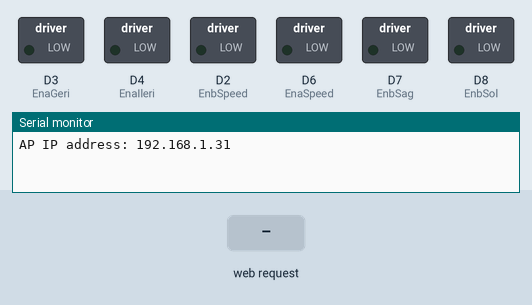
This sketch was run on a simulated ESP8266 (NodeMCU). On the bench: switched loads named in the sketch (green lamp = pin HIGH), the last lines printed to the serial monitor. The test bench sets the inputs (shaded band).

Above: at 1.2 s.
1.3 s: HTTP request GET /Left received
At 2.3 s:
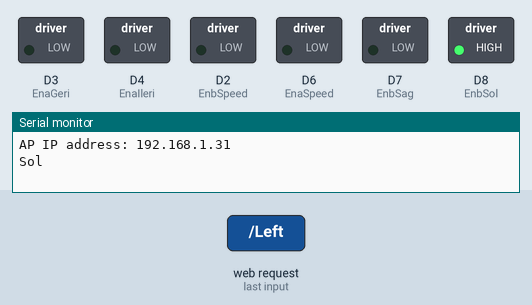
2.8 s: HTTP request GET /Right received
At 3.5 s:
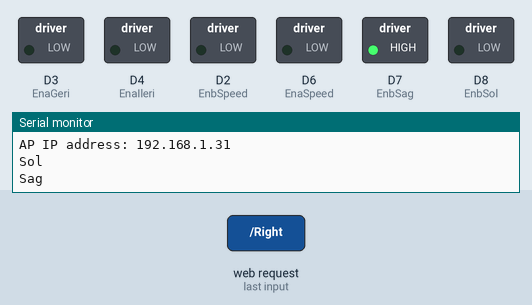
4.3 s: HTTP request GET /Forward received
At 4.6 s:
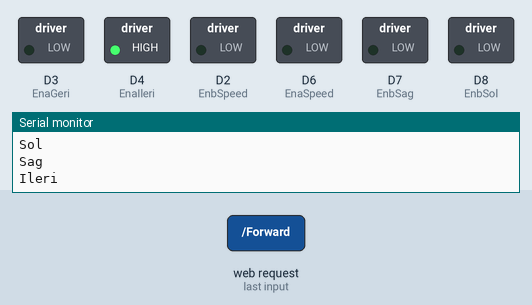
5.8 s: HTTP request GET /Backward received
At 7.0 s:
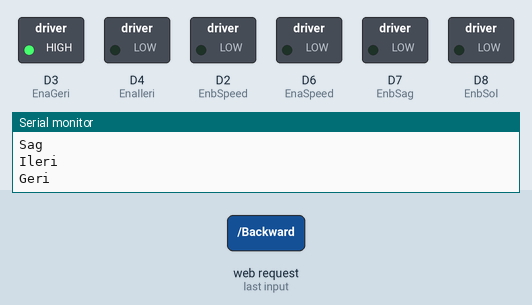
7.3 s: HTTP request GET /RightBackward received
At 8.1 s:
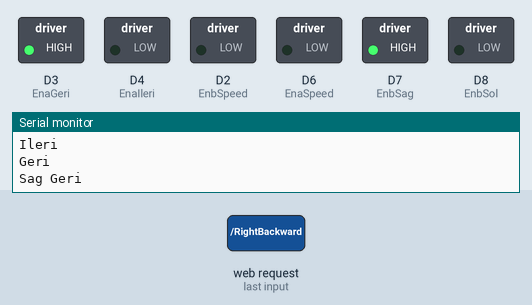
8.8 s: HTTP request GET /LeftBackward received
At 9.2 s:
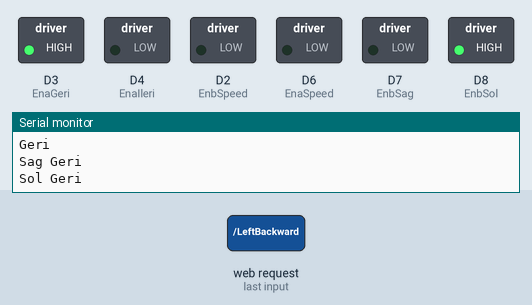
Timing chart, 0 to 11.3 s (numbered marks = the images above; inputs shaded):
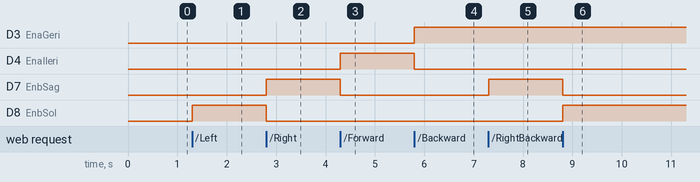

Measured:
- after the input at 1.3 s, D8 (EnbSol): LOW → HIGH at once
- after the input at 2.8 s, D7 (EnbSag): LOW → HIGH at once; D8 (EnbSol): HIGH → LOW at once
- after the input at 4.3 s, D4 (EnaIleri): LOW → HIGH at once; D7 (EnbSag): HIGH → LOW at once
- after the input at 5.8 s, D3 (EnaGeri): LOW → HIGH at once; D4 (EnaIleri): HIGH → LOW at once
- after the input at 7.3 s, D7 (EnbSag): LOW → HIGH at once
- after the input at 8.8 s, D7 (EnbSag): HIGH → LOW at once; D8 (EnbSol): LOW → HIGH at once

The sketch:

sketch_jun10a.ino
```cpp
#include <ESP8266WiFi.h>
#include <ESP8266WebServer.h>

// WiFi ağı ayarları
const char* ssid = "ESP8266_AP";
const char* password = "password";
IPAddress local_IP(192, 168, 1, 31);  // IP adresi
IPAddress gateway(192, 168, 1, 1);   // Ağ geçidi adresi
IPAddress subnet(255, 255, 255, 0);  // Alt ağ maskesi
// Motor pinleri
const int EnbSag = D7;
const int EnbSol = D8;
const int EnaIleri = D4;
const int EnaGeri = D3;
const int EnaSpeed=D6; //ileri götüren motorun hızı
const int EnbSpeed=D2; //sağa sola döndüren motorun hızı

ESP8266WebServer server(80);

void handleRoot() {
  String html = "<html><body>";
  html += "<h1>Motor Kontrolu</h1>";
  html += "<p>Ileri git: <a href='/Forward'>Ileri</a></p>";
  html += "<p>Geri git: <a href='/Backward'>Geri</a></p>";
  html += "<p>Saga don: <a href='/Right'>Sag</a></p>";
  html += "<p>Sola don: <a href='/Left'>Sol</a></p>";
  html += "<p>Ileri Saga git: <a href='/RightForward'>Saga Ileri</a></p>";
   html += "<p>Ileri Sola git: <a href='/LeftForward'>Sola Ileri</a></p>";
    html += "<p>Geri Sağa git: <a href='/RightBackward'>Saga Geri</a></p>";
       html += "<p>Geri Sola git: <a href='/LeftBackward'>Sola Geri</a></p>";
  html += "<p>Dur: <a href='/Center'>Dur</a></p>";
  html += "</body></html>";
  server.send(200, "text/html", html);
}

void handleLeft() {
  Serial.println("Sol");
  digitalWrite(EnbSol, HIGH);
  digitalWrite(EnaGeri, LOW);
  digitalWrite(EnaIleri, LOW);
  digitalWrite(EnbSag, LOW);
  server.send(200, "text/plain", "Sol");
}

void handleRight() {
  Serial.println("Sag");
  digitalWrite(EnbSol, LOW);
  digitalWrite(EnaGeri, LOW);
  digitalWrite(EnaIleri, LOW);
  digitalWrite(EnbSag, HIGH);
  server.send(200, "text/plain", "Sag");
}

void handleForward() {
  Serial.println("Ileri");
  digitalWrite(EnbSol, LOW);
  digitalWrite(EnaGeri, LOW);
  digitalWrite(EnaIleri, HIGH);
  digitalWrite(EnbSag, LOW);
  server.send(200, "text/plain", "Ileri");
}
void handleRightForward() {
  Serial.println("Sag Ileri");
  digitalWrite(EnbSol, LOW);
  digitalWrite(EnaGeri, LOW);
  digitalWrite(EnaIleri, HIGH);
  digitalWrite(EnbSag, HIGH);
  server.send(200, "text/plain", "Sag Ileri");
}
void handleLeftForward() {
  Serial.println("Sol Ileri");
  digitalWrite(EnbSol, HIGH);
  digitalWrite(EnaGeri, LOW);
  digitalWrite(EnaIleri, HIGH);
  digitalWrite(EnbSag, LOW);
  server.send(200, "text/plain", "Sol Ileri");
}

void handleBackward() {
  Serial.println("Geri");
  digitalWrite(EnbSol, LOW);
  digitalWrite(EnaGeri, HIGH);
  digitalWrite(EnaIleri, LOW);
  digitalWrite(EnbSag, LOW);
  server.send(200, "text/plain", "Geri");
}
void handleRightBackward() {
  Serial.println("Sag Geri");
  digitalWrite(EnbSol, LOW);
  digitalWrite(EnaGeri, HIGH);
  digitalWrite(EnaIleri, LOW);
  digitalWrite(EnbSag, HIGH);
  server.send(200, "text/plain", "Sag Geri");
}
void handleLeftBackward() {
  Serial.println("Sol Geri");
  digitalWrite(EnbSol, HIGH);
  digitalWrite(EnaGeri, HIGH);
  digitalWrite(EnaIleri, LOW);
  digitalWrite(EnbSag, LOW);
  server.send(200, "text/plain", "Sol Geri");
}

void handleCenter() {
  Serial.println("Dur");
  digitalWrite(EnbSol, LOW);
  digitalWrite(EnaGeri, LOW);
  digitalWrite(EnaIleri, LOW);
  digitalWrite(EnbSag, LOW);
  server.send(200, "text/plain", "Dur");
}

void setup() {
  Serial.begin(9600);
  // Motor pinlerini çıkış olarak ayarla
  pinMode(EnbSpeed, OUTPUT);
  pinMode(EnaSpeed, OUTPUT);
  pinMode(EnbSol, OUTPUT);
  pinMode(EnaGeri, OUTPUT);
  pinMode(EnaIleri, OUTPUT);
  pinMode(EnbSag, OUTPUT);
// IP adresi, ağ geçidi ve alt ağ maskesi ayarlanıyor
  WiFi.softAPConfig(local_IP, gateway, subnet);
  // WiFi erişim noktası oluştur
  WiFi.softAP(ssid, password);

  // Sunucuyu başlat
  IPAddress myIP = WiFi.softAPIP();
  Serial.print("AP IP address: ");
  Serial.println(myIP);
  server.on("/", HTTP_GET, handleRoot);
  server.on("/Left", HTTP_GET, handleLeft);
  server.on("/Right", HTTP_GET, handleRight);
  server.on("/Forward", HTTP_GET, handleForward);
  server.on("/Backward", HTTP_GET, handleBackward);
  server.on("/RightBackward", HTTP_GET, handleRightBackward);
  server.on("/LeftBackward", HTTP_GET, handleLeftBackward);
  server.on("/RightForward", HTTP_GET, handleRightForward);
  server.on("/LeftForward", HTTP_GET, handleLeftForward);
  server.on("/Center", HTTP_GET, handleCenter);
  server.begin();


}

void loop() {
  server.handleClient();
}
```
